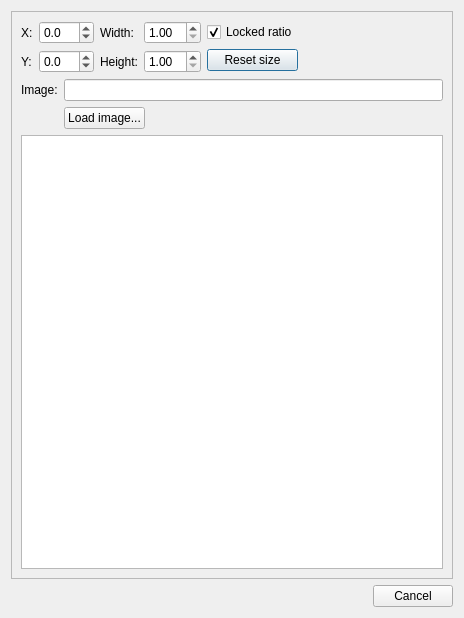
<ui version="4.0" >
 <class>QDialogPixmap</class>
 <widget class="QDialog" name="QDialogPixmap" >
  <property name="windowModality" >
   <enum>Qt::NonModal</enum>
  </property>
  <property name="geometry" >
   <rect>
    <x>0</x>
    <y>0</y>
    <width>464</width>
    <height>618</height>
   </rect>
  </property>
  <property name="windowTitle" >
   <string>Image properties</string>
  </property>
  <property name="modal" >
   <bool>false</bool>
  </property>
  <layout class="QHBoxLayout" name="horizontalLayout_3" >
   <item>
    <layout class="QVBoxLayout" name="verticalLayout" >
     <item>
      <widget class="QFrame" name="frame" >
       <property name="frameShape" >
        <enum>QFrame::StyledPanel</enum>
       </property>
       <property name="frameShadow" >
        <enum>QFrame::Raised</enum>
       </property>
       <property name="lineWidth" >
        <number>3</number>
       </property>
       <layout class="QVBoxLayout" name="verticalLayout_3" >
        <item>
         <layout class="QHBoxLayout" name="horizontalLayout" >
          <item>
           <layout class="QFormLayout" name="formLayout" >
            <item row="0" column="0" >
             <widget class="QLabel" name="label" >
              <property name="text" >
               <string>X:</string>
              </property>
             </widget>
            </item>
            <item row="0" column="1" >
             <widget class="QDoubleSpinBox" name="spinX" >
              <property name="decimals" >
               <number>1</number>
              </property>
              <property name="minimum" >
               <double>-61.000000000000000</double>
              </property>
              <property name="maximum" >
               <double>61.000000000000000</double>
              </property>
             </widget>
            </item>
            <item row="1" column="0" >
             <widget class="QLabel" name="label_2" >
              <property name="text" >
               <string>Y:</string>
              </property>
             </widget>
            </item>
            <item row="1" column="1" >
             <widget class="QDoubleSpinBox" name="spinY" >
              <property name="decimals" >
               <number>1</number>
              </property>
              <property name="minimum" >
               <double>-61.000000000000000</double>
              </property>
              <property name="maximum" >
               <double>61.000000000000000</double>
              </property>
             </widget>
            </item>
           </layout>
          </item>
          <item>
           <layout class="QFormLayout" name="formLayout_2" >
            <item row="0" column="0" >
             <widget class="QLabel" name="label_3" >
              <property name="text" >
               <string>Width:</string>
              </property>
             </widget>
            </item>
            <item row="0" column="1" >
             <widget class="QDoubleSpinBox" name="spinWidth" >
              <property name="minimum" >
               <double>1.000000000000000</double>
              </property>
              <property name="maximum" >
               <double>70.000000000000000</double>
              </property>
             </widget>
            </item>
            <item row="1" column="0" >
             <widget class="QLabel" name="label_4" >
              <property name="text" >
               <string>Height:</string>
              </property>
             </widget>
            </item>
            <item row="1" column="1" >
             <widget class="QDoubleSpinBox" name="spinHeight" >
              <property name="minimum" >
               <double>1.000000000000000</double>
              </property>
              <property name="maximum" >
               <double>70.000000000000000</double>
              </property>
             </widget>
            </item>
           </layout>
          </item>
          <item>
           <layout class="QVBoxLayout" name="verticalLayout_2" >
            <item>
             <widget class="QCheckBox" name="lockedRatio" >
              <property name="text" >
               <string>Locked ratio</string>
              </property>
              <property name="checked" >
               <bool>true</bool>
              </property>
             </widget>
            </item>
            <item>
             <widget class="QPushButton" name="btnSizeReset" >
              <property name="text" >
               <string>Reset size</string>
              </property>
             </widget>
            </item>
           </layout>
          </item>
          <item>
           <spacer name="horizontalSpacer" >
            <property name="orientation" >
             <enum>Qt::Horizontal</enum>
            </property>
            <property name="sizeHint" stdset="0" >
             <size>
              <width>40</width>
              <height>20</height>
             </size>
            </property>
           </spacer>
          </item>
         </layout>
        </item>
        <item>
         <layout class="QFormLayout" name="formLayout_3" >
          <property name="fieldGrowthPolicy" >
           <enum>QFormLayout::ExpandingFieldsGrow</enum>
          </property>
          <item row="0" column="0" >
           <widget class="QLabel" name="label_5" >
            <property name="text" >
             <string>Image:</string>
            </property>
           </widget>
          </item>
          <item row="0" column="1" >
           <widget class="QLineEdit" name="lineEdit" >
            <property name="readOnly" >
             <bool>true</bool>
            </property>
           </widget>
          </item>
          <item row="1" column="1" >
           <widget class="QPushButton" name="btnImage" >
            <property name="text" >
             <string>Load image...</string>
            </property>
           </widget>
          </item>
         </layout>
        </item>
        <item>
         <widget class="QCDView" name="cdView" >
          <property name="sizePolicy" >
           <sizepolicy vsizetype="Expanding" hsizetype="Expanding" >
            <horstretch>0</horstretch>
            <verstretch>2</verstretch>
           </sizepolicy>
          </property>
          <property name="baseSize" >
           <size>
            <width>0</width>
            <height>0</height>
           </size>
          </property>
          <property name="interactive" >
           <bool>false</bool>
          </property>
         </widget>
        </item>
       </layout>
      </widget>
     </item>
     <item>
      <widget class="QDialogButtonBox" name="buttonBox" >
       <property name="orientation" >
        <enum>Qt::Horizontal</enum>
       </property>
       <property name="standardButtons" >
        <set>QDialogButtonBox::Cancel</set>
       </property>
      </widget>
     </item>
    </layout>
   </item>
  </layout>
 </widget>
 <customwidgets>
  <customwidget>
   <class>QCDView</class>
   <extends>QGraphicsView</extends>
   <header>qcdview.h</header>
  </customwidget>
 </customwidgets>
 <tabstops>
  <tabstop>spinX</tabstop>
  <tabstop>spinY</tabstop>
  <tabstop>buttonBox</tabstop>
 </tabstops>
 <resources/>
 <connections>
  <connection>
   <sender>buttonBox</sender>
   <signal>accepted()</signal>
   <receiver>QDialogPixmap</receiver>
   <slot>accept()</slot>
   <hints>
    <hint type="sourcelabel" >
     <x>258</x>
     <y>582</y>
    </hint>
    <hint type="destinationlabel" >
     <x>157</x>
     <y>274</y>
    </hint>
   </hints>
  </connection>
  <connection>
   <sender>buttonBox</sender>
   <signal>rejected()</signal>
   <receiver>QDialogPixmap</receiver>
   <slot>reject()</slot>
   <hints>
    <hint type="sourcelabel" >
     <x>326</x>
     <y>582</y>
    </hint>
    <hint type="destinationlabel" >
     <x>286</x>
     <y>274</y>
    </hint>
   </hints>
  </connection>
 </connections>
</ui>
